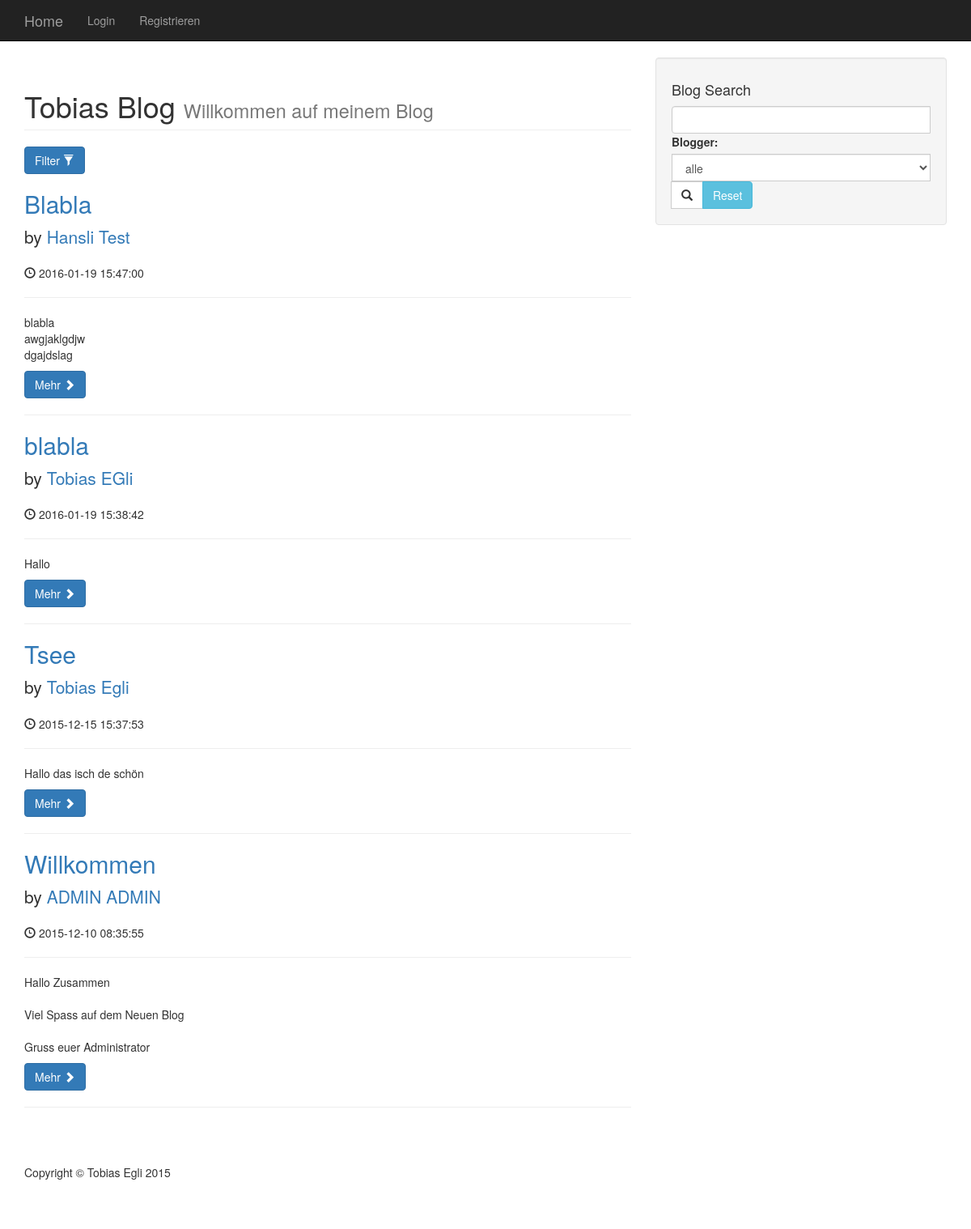
The page / on the database its author committed.
### tables this page shows
CREATE TABLE "Post" ("id" INTEGER PRIMARY KEY  NOT NULL , "userid" INTEGER NOT NULL , "titel" VARCHAR, "text" TEXT NOT NULL , "date" DATETIME);

CREATE TABLE "User" ("id" INTEGER PRIMARY KEY  NOT NULL  DEFAULT (null) ,"name" VARCHAR NOT NULL  DEFAULT (null) ,"vorname" VARCHAR NOT NULL  DEFAULT (null) ,"email" VARCHAR NOT NULL  DEFAULT (null) ,"admin" BOOL NOT NULL  DEFAULT (0) ,"password" VARCHAR,"maskulin" BOOL);

### controller/PostController.php (called while the page is built, shortened)
<?php
require_once(dirname(__DIR__) . "../model/database.php");
class PostController
{
    private static $database;
    public function __construct()
    {
        self::$database = new Database();
    }
    function  getAll()
    {
        $query = "SELECT p.id as postid,  u.id as userid, p.titel, p.text, p.date, u.name, u.vorname FROM Post AS p JOIN User AS u WHERE p.userid = u.id ORDER BY p.id DESC ";
        return self::$database->showMany($query);
    }
}

### model/database.php (called while the page is built, shortened)
<?php
class Database
{
    private static $database;
    function __construct()
    {
        self::$database = new SQLite3(__DIR__ . "/blog.sqlite");
    }
    function showMany($query)
    {
        return self::$database->query($query);
    }
}

### view/home.php (the view, shortened to what this page needs)
<?php
include(dirname(__DIR__) . "../controller/PostController.php");
$PostController = new PostController();
$posts = null;
if (isset($_GET['user']) && $_GET['user'] != "alle" && isset($_GET['searchtext'])) {
    $posts = $PostController->searchByUserIdAndTitel($_GET['user'], $_GET['searchtext']);
} elseif (isset($_GET['user']) && $_GET['user'] != "alle") {
    $posts = $PostController->searchByUserId($_GET['user']);
} elseif (isset($_GET['searchtext'])) {
    $posts = $PostController->searchByTitel($_GET['searchtext']);
} else {
    $posts = $PostController->getAll();
}
?>
<div class="container">
    <div class="row">
        <div class="col-md-8">
            <h1 class="page-header">
                Tobias Blog
                <small>Willkommen auf meinem Blog</small>
            </h1>
            <a class="btn btn-primary" role="button" data-toggle="collapse" href="#collapseExample" aria-expanded="false" aria-controls="collapseExample">
                Filter <span class="glyphicon glyphicon-filter"></span>
            </a>
            <?php
            while ($row = $posts->fetchArray()) {
                ?>
                <h2>
                    <a href="index.php?page=showpost&id=<?php echo $row['postid'] ?>"><?php echo $row['titel']; ?></a>
                </h2>
                <p class="lead">
                    by <a href="index.php"><?php echo $row['vorname'] . " " . $row['name']; ?></a>
                </p>
                <p><span class="glyphicon glyphicon-time"></span> <?php echo $row['date']; ?></p>
                <hr>
                <p><?php echo substr(str_replace("\n", "<br>", $row['text']),0,300); ?></p>
                <a class="btn btn-primary" href="index.php?page=showpost&id=<?php echo $row['postid'] ?>">
                    Mehr <span class="glyphicon glyphicon-chevron-right"></span>
                </a>
                <hr>
                <?php
            }
            ?>
        </div>
        <div class="col-md-4">
            <div class="well">
                <h4>Blog Search</h4>
                <div class="input-group">
                    <form role="form" method="get" action="index.php?page=home">
                        <input name="searchtext" type="text" class="form-control">
                        <label for="user">Blogger:</label>
                        <select name="user" class="form-control" id="user">
                            <option>alle</option>
                        </select>
                        <span class="input-group-btn">
                            <button type="submit" class="btn btn-default">
                                <span class="glyphicon glyphicon-search"></span>
                            </button>
                            <a href="index.php" class="btn btn-info" role="button">Reset</a>
                        </span>
                    </form>
                </div>
            </div>
        </div>
    </div>
</div>

### css/blog-home.css (style rules this page uses)
body { padding-top: 70px; }
footer { margin: 50px 0; }

### rows shown on the page
post: titel "Blabla", userid.vorname "Hansli", userid.name "Test", date "2016-01-19 15:47:00", text "blabla awgjaklgdjw dgajdslag"
post: titel "blabla", userid.vorname "Tobias", userid.name "EGli", date "2016-01-19 15:38:42", text "Hallo"
post: titel "Tsee", userid.vorname "Tobias", userid.name "Egli", date "2015-12-15 15:37:53", text "Hallo das isch de schön"
post: titel "Willkommen", userid.vorname "ADMIN", userid.name "ADMIN", date "2015-12-10 08:35:55", text "Hallo Zusammen Viel Spass auf dem Neuen Blog Gruss euer Administrator"
